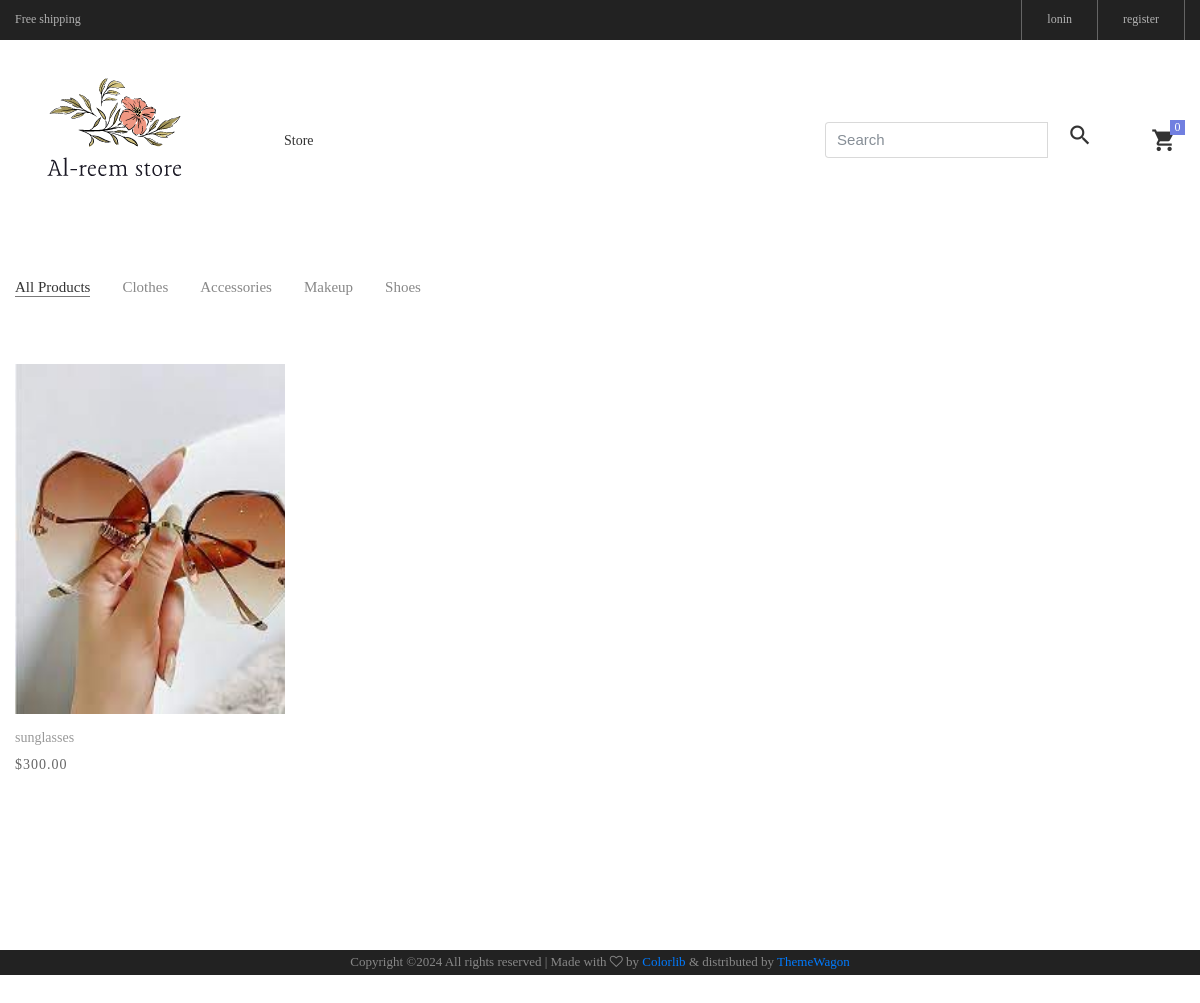
/store/category/accessories/, run on an earlier commit of the app's database.
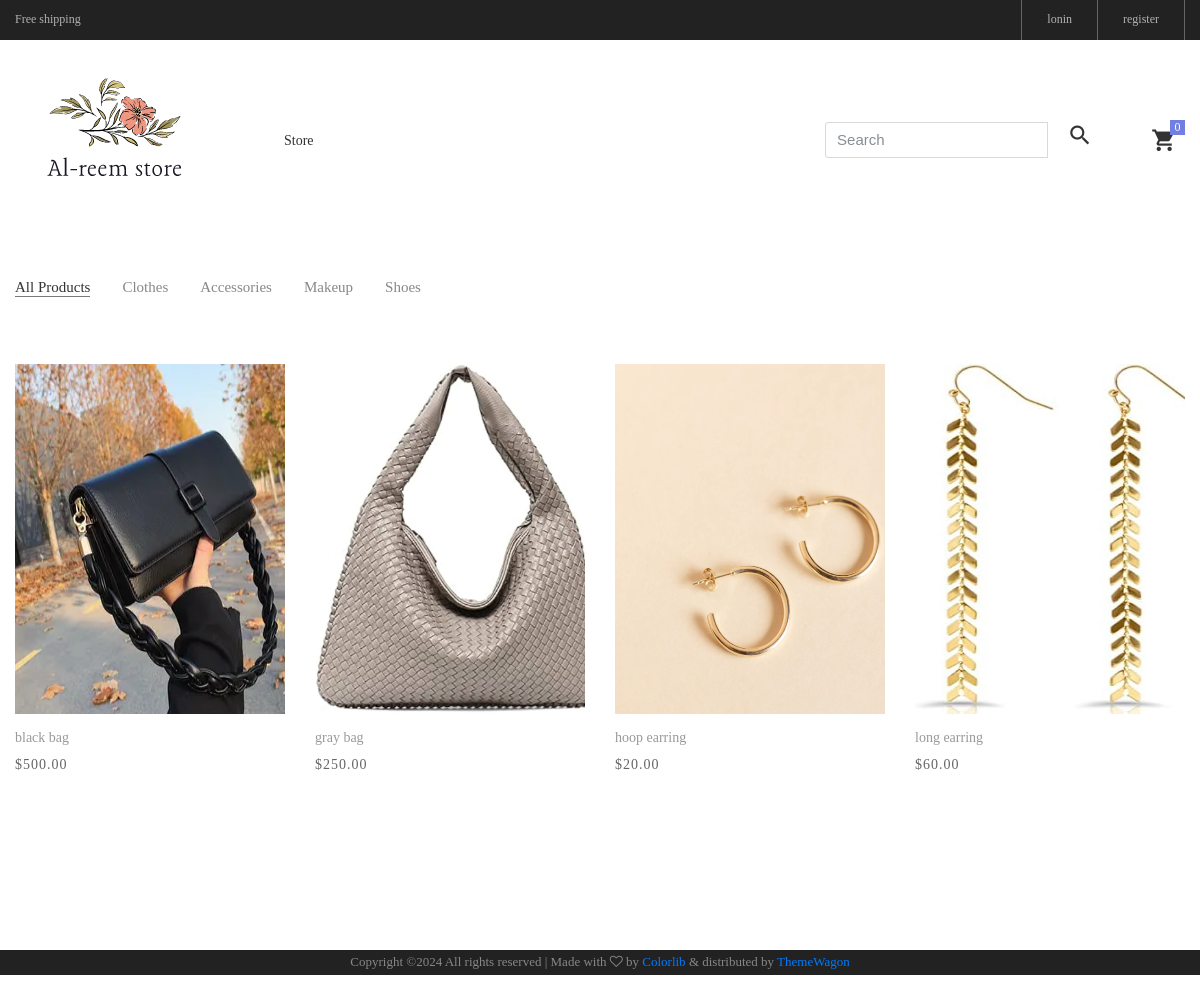
And on a later commit of the database.
### store/models.py (models this page shows, shortened)
class Product(models.Model):
    product_name = models.CharField(max_length=255, unique=True)
    slug = models.SlugField(max_length=255, unique=True)
    description = models.TextField(max_length=500, blank=True)
    price = models.DecimalField(max_digits=5, decimal_places=2)
    images = models.ImageField(upload_to='photos/products')
    stock = models.IntegerField()
    is_available = models.BooleanField(default=True)
    category = models.ForeignKey(Category, on_delete=models.CASCADE)
    created_date = models.DateTimeField(auto_now_add=True)
    modified_date = models.DateTimeField(auto_now=True)
    def get_url(self):
        return reverse('product_detail', args=[self.category.slug, self.slug])

### store/views.py (the view)
# urls.py: path('store/', include('store.urls')),
def store(request, category_slug=None):
    categories = None
    products = None
    if category_slug != None:
        categories = get_object_or_404(Category, slug=category_slug)
        products = Product.objects.filter(category=categories, is_available=True)
    else:
        products = Product.objects.all().filter(is_available=True)
    context = {
        'products': products,
    }
    return render(request, 'store.html', context)

### cart/context_processors.py (called while the page is built)
def count(request):
    cart_counter = 0
    try:
        cart = Cart.objects.filter(cart_id=_cart_id(request))
        if request.user.is_authenticated:
            cart_items = CartItem.objects.all().filter(user=request.user)
        else:
            cart_items = CartItem.objects.all().filter(cart=cart[:1])
        for cart_item in cart_items:
            cart_counter += cart_item.quantity
    except Cart.DoesNotExist:
        cart_counter = 0
    return dict(cart_counter=cart_counter)

### cart/views.py (called while the page is built)
def _cart_id(request):
    cart = request.session.session_key
    if not cart:
        cart = request.session.create()
    return cart

### category/context_processors.py (called while the page is built)
def menu_links(request):
    links = Category.objects.all()
    return dict(links=links)

### templates/store.html (shortened to what this page needs)
{% extends 'base.html' %}
{% load static%}
{%block content%}
<body class="animsition">
	<div class="bg0 m-t-23 p-b-140" >
		<div class="container">
			<div class="flex-w flex-sb-m p-b-52">
				<div class="flex-w flex-l-m filter-tope-group m-tb-10">
					<a href="http://127.0.0.1:8000/store/" class="stext-106 cl6 hov1 bor3 trans-04 m-r-32 m-tb-5 how-active1" data-filter="*">
						All Products
					</a>
					<a href="http://127.0.0.1:8000/store/category/clothes/" class="stext-106 cl6 hov1 bor3 trans-04 m-r-32 m-tb-5" data-filter=".women">
						Clothes
					</a>
					<a href="http://127.0.0.1:8000/store/category/accessories/" class="stext-106 cl6 hov1 bor3 trans-04 m-r-32 m-tb-5" data-filter=".men">
						Accessories
					</a>
					<a href="http://127.0.0.1:8000/store/category/makeup/" class="stext-106 cl6 hov1 bor3 trans-04 m-r-32 m-tb-5" data-filter=".bag">
						Makeup
					</a>
					<a href="http://127.0.0.1:8000/store/category/shoes/" class="stext-106 cl6 hov1 bor3 trans-04 m-r-32 m-tb-5" data-filter=".shoes">
						Shoes
					</a>
				</div>
			</div>
			<div class="row isotope-grid">
                {% for product in products %}
				<div class="col-sm-6 col-md-4 col-lg-3 p-b-35 isotope-item women">
					<div class="block2">
						<div class="block2-pic hov-img0">
							<img src="{{ product.images.url}}" alt="IMG-PRODUCT" style="height: 350px; width: 300px;">
						</div>
						<div class="block2-txt flex-w flex-t p-t-14">
							<div class="block2-txt-child1 flex-col-l ">
								<a href="{{product.get_url}}" class="stext-104 cl4 hov-cl1 trans-04 js-name-b2 p-b-6">
									{{ product.product_name}}
								</a>
								<span class="stext-105 cl3">
									${{product.price}}
								</span>
							</div>
						</div>
					</div>
				</div>
                {% endfor %}
			</div>
		</div>
	</div>
</body>
</html>
{% endblock content%}

### templates/base.html (shortened to what this page needs)
{% load static%}
<!DOCTYPE html>
<html lang="en">
<head>
	<link rel="stylesheet" type="text/css" href="{% static 'vendor/bootstrap/css/bootstrap.min.css' %}">
	<link rel="stylesheet" type="text/css" href="{%static 'fonts/font-awesome-4.7.0/css/font-awesome.min.css' %}">
	<link rel="stylesheet" type="text/css" href="{% static 'fonts/iconic/css/material-design-iconic-font.min.css' %}">
	<link rel="stylesheet" type="text/css" href="{% static 'fonts/linearicons-v1.0.0/icon-font.min.css' %}">
	<link rel="stylesheet" type="text/css" href="{% static 'vendor/animate/animate.css' %}">
	<link rel="stylesheet" type="text/css" href="{% static 'vendor/css-hamburgers/hamburgers.min.css' %}">
	<link rel="stylesheet" type="text/css" href=" vendor/animsition/css/animsition.min.css">
	<link rel="stylesheet" type="text/css" href="{% static 'vendor/select2/select2.min.css' %}">
	<link rel="stylesheet" type="text/css" href="{% static 'vendor/daterangepicker/daterangepicker.css' %}">
	<link rel="stylesheet" type="text/css" href="{% static 'vendor/slick/slick.css' %}">
	<link rel="stylesheet" type="text/css" href="{% static 'vendor/MagnificPopup/magnific-popup.css' %}">
	<link rel="stylesheet" type="text/css" href="{% static 'vendor/perfect-scrollbar/perfect-scrollbar.css' %}">
	<link rel="stylesheet" type="text/css" href="{% static 'css/util.css' %}">
	<link rel="stylesheet" type="text/css" href="{% static 'css/main.css' %}">
</head>
{% include 'header.html'%}
{% block content %}
{% endblock content %}
{% include 'footer.html'%}

### templates/header.html (shortened to what this page needs)
{% load static%}
<header >
    <div class="container-menu-desktop">
        <div class="top-bar">
            <div class="content-topbar flex-sb-m h-full container">
                <div class="left-top-bar">
                    Free shipping
                </div>
                {% if user.id is None%}
                <div class="right-top-bar flex-w h-full">
                    <a href="{% url 'login' %}" class="flex-c-m trans-04 p-lr-25">
                        lonin
                    </a>
                    <a href="{% url 'register' %}" class="flex-c-m trans-04 p-lr-25">
                        register
                    </a>
                </div>
                {%endif%}
            </div>
        </div>
        <div class="">
            <nav class="limiter-menu-desktop container">
                <a href="{% url 'home' %}" class="logo">
                    <img src="{% static 'images/icons/logoo.png' %}" alt="IMG-LOGO" style="height: 200px;">
                </a>
                <div class="menu-desktop">
                    <ul class="main-menu">
                        <li>
                            <a href="{% url 'store' %}">Store</a>
                        </li>
                    </ul>
                </div>
                <div class="wrap-icon-header flex-w flex-r-m">
                    <form action="{% url 'search' %}" class="search" method='GET'>
                        <div class="input-group w-100">
                            <input type="text" class="form-control" style="width:60%;" placeholder="Search" name="keyword">
                            <div class="input-group-append">
                              <button class="icon-header-item cl2 hov-cl1 trans-04 p-l-22 p-r-11 " type="submit">
                                <i class="zmdi zmdi-search"></i>
                              </button>
                            </div>
                          </div>
                      </form>
                    <a href="{% url 'cart' %}" class="widget-header pl-3 ml-3">
                        <div class="icon-header-item cl2 hov-cl1 trans-04 p-l-22 p-r-11 icon-header-noti" data-notify="{{cart_counter}}"><i class="zmdi zmdi-shopping-cart"></i></div>
                      </a>
                </div>
            </nav>
        </div>
    </div>
</header>

### templates/footer.html
{% load static%}
<footer class="bg3 ">
    <div class="container">
        <div >
            <p class="stext-107 cl6 txt-center">
                Copyright &copy;<script>document.write(new Date().getFullYear());</script> All rights reserved | Made with <i class="fa fa-heart-o" aria-hidden="true"></i> by <a href="https://colorlib.com" target="_blank">Colorlib</a> &amp; distributed by <a href="https://themewagon.com" target="_blank">ThemeWagon</a>
            </p>
        </div>
    </div>
</footer>

### ecommerce/static/css/main.css (style rules this page uses)
.container { max-width: 1380px; }
@media (max-width: 1600px) { .container { max-width: 1200px; } }
.container-menu-desktop { height: auto; width: 100%; position: relative; -webkit-transition: all 0.3s; -o-transition: all 0.3s; -moz-transition: all 0.3s; transition: all 0.3s; }
.top-bar { height: 40px; background-color: #222; }
.left-top-bar { font-family: Poppins-Regular; font-size: 12px; line-height: 1.8; color: #b2b2b2; }
.right-top-bar a { font-family: Poppins-Regular; font-size: 12px; line-height: 1.8; height: 100%; color: #b2b2b2; border-right: 1px solid rgba(255,255,255,0.3); }
.right-top-bar a:first-child { border-left: 1px solid rgba(255,255,255,0.3); }
.limiter-menu-desktop { height: 100%; display: -webkit-box; display: -webkit-flex; display: -moz-box; display: -ms-flexbox; display: flex; align-items: center; background-color: transparent; }
.logo { display: -webkit-box; display: -webkit-flex; display: -moz-box; display: -ms-flexbox; display: flex; align-items: center; height: 65%; margin-right: 55px; }
.logo img { max-width: 100%; max-height: 100%; }
.menu-desktop { display: -webkit-box; display: -webkit-flex; display: -moz-box; display: -ms-flexbox; display: flex; align-items: center; height: 100%; }
.main-menu { list-style-type: none; margin: 0; display: -webkit-box; display: -webkit-flex; display: -moz-box; display: -ms-flexbox; display: flex; align-items: center; }
.main-menu > li { display: block; position: relative; padding: 20px 10px 20px 0px; margin: 0px 4px 0px 14px; }
.main-menu > li > a { font-family: Poppins-Medium; font-size: 14px; color: #333; padding: 5px 0px; transition: all 0.4s; -webkit-transition: all 0.4s; -o-transition: all 0.4s; -moz-transition: all 0.4s; }
.wrap-icon-header { flex-grow: 1; }
.icon-header-item { position: relative; font-size: 26px; line-height: 1; cursor: pointer; }
.icon-header-noti::after { content: attr(data-notify); font-family: Poppins-Regular; font-size: 12px; color: #fff; line-height: 15px; text-align: center; display: block; position: absolute; top: -7px; right: 0; min-width: 15px; height: 15px; padding: 0 3px; background-color: #717fe0; }
.block2-pic { position: relative; }
.block2-txt-child1 { width: calc(100% - 30px); }
.cl2 { color: #333; }
.cl3 { color: #666; }
.cl4 { color: #999; }
.cl6 { color: #888; }
.stext-104 { font-family: Poppins-Regular; font-size: 14px; line-height: 1.466667; }
.stext-105 { font-family: Poppins-Regular; font-size: 14px; line-height: 1.466667; letter-spacing: 1px; }
.stext-106 { font-family: Poppins-Regular; font-size: 15px; line-height: 1.2; }
.stext-107 { font-family: Poppins-Regular; font-size: 13px; line-height: 1.923; }
.bg0 { background-color: #fff; }
.bg3 { background-color: #222; }
.bor3 { border-bottom: 1px solid transparent; }
.how-active1 { color: #333; border-color: #797979; }
.hov-img0 { display: block; overflow: hidden; }
.hov-img0 img { width: 100%; -webkit-transition: transform 0.9s ease; -o-transition: transform 0.9s ease; -moz-transition: transform 0.9s ease; transition: transform 0.9s ease; }

What changed in the data, as far as the page shows it:
removed Product: images (picture), product_name "sunglasses", price "300.00"
added Product: images (picture), product_name "black bag", price "500.00"
added Product: images (picture), product_name "gray bag", price "250.00"
added Product: images (picture), product_name "hoop earring", price "20.00"
added Product: images (picture), product_name "long earring", price "60.00"
